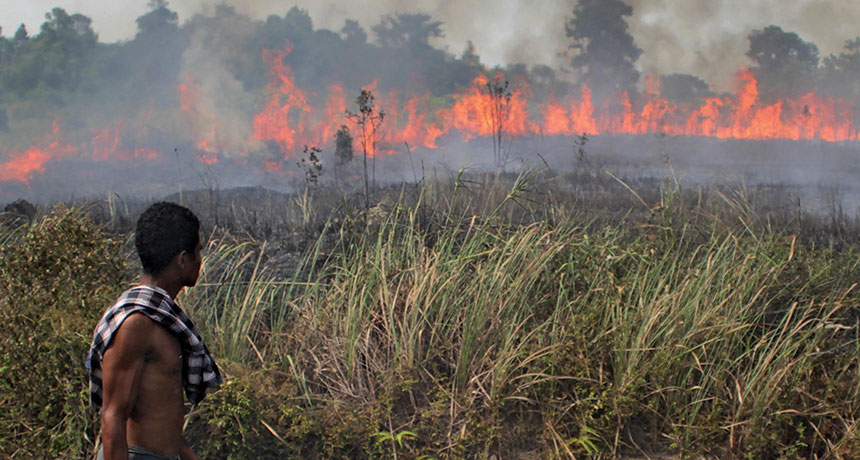
#> input picture dataset_structure/labeled/images/fire.1.png, 860 x 460 px, given in place of viktor-talashuk-Zcqw1XnVnDo-unsplash.jpg, which was not available
$ jupyter execute smokeAugmentation.ipynb
#> lines starting #> are read from the running program, lines starting #| are printed output that depends on the picture; pictures that were not available may be replaced by others from this repository, and a replacement may not be noted
[cell 1]
import numpy as np
import cv2
import sys
from skimage.morphology import disk
from skimage.filters import median

[cell 2]
def patch_ex(ima_dest, ima_src=None, same=False, num_patches=1,
             mode=cv2.NORMAL_CLONE, width_bounds_pct=((0.3,0.7),(0.3,0.7)), min_object_pct=0.25,
             min_overlap_pct=0.25, shift=False, label_mode='continuous', skip_background=None, tol=1, resize=True,
             gamma_params=None, intensity_logistic_params=(1/6, 20),
             resize_bounds=(0.7, 1.3), verbose=True):
  ##### 비율 조정 - factor
    """
    Create a synthetic training example from the given images by pasting/blending random patches.
    Args:
        ima_dest (uint8 numpy array): image with shape (W,H,3) or (W,H,1) where patch should be changed
        ima_src (uint8 numpy array): optional, otherwise use ima_dest as source
        same (bool): use ima_dest as source even if ima_src given
        mode: 'uniform', 'swap', 'mix', cv2.NORMAL_CLONE, or cv2.MIXED_CLONE what blending method to use
             ('mix' is flip a coin between normal and mixed clone)
        num_patches (int): how many patches to add. the method will always attempt to add the first patch,
                    for each subsequent patch it flips a coin
        width_bounds_pct ((float, float), (float, float)): min half-width of patch ((min_dim1, max_dim1), (min_dim2, max_dim2))
        shift (bool): if false, patches in src and dest image have same coords. otherwise random shift
        resize (bool): if true, patch is resampled at random size (within bounds and keeping aspect ratio the same) before blending
        skip_background (int, int) or [(int, int),]: optional, assume background color is first and only interpolate patches
                    in areas where dest or src patch has pixelwise MAD < second from background.
        tol (int): mean abs intensity change required to get positive label
        gamma_params (float, float, float): optional, (shape, scale, left offset) of gamma dist to sample half-width of patch from,
                    otherwise use uniform dist between 0.05 and 0.95
        intensity_logistic_params (float, float): k, x0 of logitistc map for intensity based label
        label_mode: 'binary',
                    'continuous' -- use interpolation factor as label (only when mode is 'uniform'),
                    'intensity' -- use median filtered mean absolute pixelwise intensity difference as label,
                    'logistic-intensity' -- use logistic median filtered of mean absolute pixelwise intensity difference as label,
    """
    if mode == 'mix':
        mode = (cv2.NORMAL_CLONE, cv2.MIXED_CLONE)[np.random.randint(2)]
    ima_src = ima_dest.copy() if same or (ima_src is None) else ima_src

    if skip_background is not None:
        if isinstance(skip_background, tuple):
            skip_background = [skip_background]
        src_object_mask = np.ones_like(ima_src[...,0:1])
        dest_object_mask = np.ones_like(ima_dest[...,0:1])
        for background, threshold in skip_background:
            src_object_mask &= np.uint8(np.abs(ima_src.mean(axis=-1, keepdims=True) - background) > threshold)  ### ima_src의 mean이 treshold보다 낮은 것
            dest_object_mask &= np.uint8(np.abs(ima_dest.mean(axis=-1, keepdims=True) - background) > threshold)
        src_object_mask[...,0] = cv2.medianBlur(src_object_mask[...,0], 7)  # remove grain from threshold choice
        dest_object_mask[...,0] = cv2.medianBlur(dest_object_mask[...,0], 7)  # remove grain from threshold choice  ### 흐리게 만들기
    else:
        src_object_mask = None
        dest_object_mask = None

    # add patches
    mask = np.zeros_like(ima_dest[..., 0:1])  # single channel
    patchex = ima_dest.copy()
    coor_min_dim1, coor_max_dim1, coor_min_dim2, coor_max_dim2 = mask.shape[0] - 1, 0, mask.shape[1] - 1, 0 ### patchex의 좌표
    if label_mode == 'continuous':
        factor = np.random.uniform(0.3, 0.7)

        ##factor = np.random.uniform(0.05, 0.95)
    else:
        factor = 1
    for i in range(num_patches):
        if i == 0 or np.random.randint(2) > 0:  # at least one patch
            # patchex , t , label = _patch_ex(      ## patchex , 좌표값 가져오기
            #     patchex, ima_src, dest_object_mask, src_object_mask, mode, label_mode, shift, resize, width_bounds_pct,
            #     gamma_params, min_object_pct, min_overlap_pct, factor, resize_bounds, verbose)
            patchex, ((_coor_min_dim1, _coor_max_dim1), (_coor_min_dim2, _coor_max_dim2)), patch_mask = _patch_ex(      ## patchex , 좌표값 가져오기
                patchex, ima_src, dest_object_mask, src_object_mask, mode, label_mode, shift, resize, width_bounds_pct,
                gamma_params, min_object_pct, min_overlap_pct, factor, resize_bounds, verbose)
            # if patch_mask is not None:
            #     mask[_coor_min_dim1:_coor_max_dim1,_coor_min_dim2:_coor_max_dim2] = patch_mask
            coor_min_dim1 = min(coor_min_dim1, _coor_min_dim1)
            coor_max_dim1 = max(coor_max_dim1, _coor_max_dim1)
            coor_min_dim2 = min(coor_min_dim2, _coor_min_dim2)
            coor_max_dim2 = max(coor_max_dim2, _coor_max_dim2)

    # [16 lines of commented-out code are left out]

    return patchex,((_coor_min_dim1, _coor_max_dim1), (_coor_min_dim2, _coor_max_dim2)), factor


def _patch_ex(ima_dest, ima_src, dest_object_mask, src_object_mask, mode, label_mode, shift, resize, width_bounds_pct,
              gamma_params, min_object_pct, min_overlap_pct, factor, resize_bounds, verbose):
    skip_background = False ##(src_object_mask is not None) and (dest_object_mask is not None)
    dims = np.array(ima_dest.shape)
    min_width_dim1 = (width_bounds_pct[0][0]*dims[0]).round().astype(int)   ### width_bounds_pct -> 패치 최소 크기
    max_width_dim1 = (width_bounds_pct[0][1]*dims[0]).round().astype(int)
    min_width_dim2 = (width_bounds_pct[1][0]*dims[1]).round().astype(int)
    max_width_dim2 = (width_bounds_pct[1][1]*dims[1]).round().astype(int)

    if gamma_params is not None:
        shape, scale, lower_bound = gamma_params
        #### numpy.clip(array, min, max) -> min보다 작은 값을 min으로, max보다 큰 값을 max로
        patch_width_dim1 = int(np.clip((lower_bound + np.random.gamma(shape, scale)) * dims[0], min_width_dim1, max_width_dim1))
        patch_width_dim2 = int(np.clip((lower_bound + np.random.gamma(shape, scale)) * dims[1], min_width_dim2, max_width_dim2))
    else:   ### patch의 크기설정
        patch_width_dim1 = np.random.randint(min_width_dim1, max_width_dim1)
        patch_width_dim2 = np.random.randint(min_width_dim2, max_width_dim2)

    found_patch = False
    attempts = 0
    while not found_patch:
        center_dim1 = np.random.randint(min_width_dim1, dims[0]-min_width_dim1) ### 중앙값?
        center_dim2 = np.random.randint(min_width_dim2, dims[1]-min_width_dim2)

        coor_min_dim1 = np.clip(center_dim1 - patch_width_dim1, 0, dims[0]) ## 좌표의 min, max값
        coor_min_dim2 = np.clip(center_dim2 - patch_width_dim2, 0, dims[1])
        coor_max_dim1 = np.clip(center_dim1 + patch_width_dim1, 0, dims[0])
        coor_max_dim2 = np.clip(center_dim2 + patch_width_dim2, 0, dims[1])

        patch_mask = np.ones((coor_max_dim1 - coor_min_dim1, coor_max_dim2 - coor_min_dim2, 1), dtype=np.uint8) ## 패치 크기만큼의 mask생성,

        if skip_background:
            background_area = np.sum(patch_mask & src_object_mask[coor_min_dim1:coor_max_dim1, coor_min_dim2:coor_max_dim2])
            found_patch = (background_area / (patch_mask.shape[0] * patch_mask.shape[1]) > min_object_pct) ### min_object_pct비율보다 background area비율이 높아야 패치를 찾은 것
        else:
            found_patch = True
        attempts += 1
        if attempts == 200:
            if verbose:
                print('No suitable patch found.')
            return ima_dest.copy(), ((0,0),(0,0)), None

    src = ima_src[coor_min_dim1:coor_max_dim1, coor_min_dim2:coor_max_dim2]

    height, width, _ = src.shape
    if resize:
        lb, ub = resize_bounds
        scale = np.clip(np.random.normal(1, 0.5), lb, ub)
        new_height = np.clip(scale * height, min_width_dim1, max_width_dim1)
        new_width = np.clip(int(new_height / height * width), min_width_dim2, max_width_dim2)
        new_height = np.clip(int(new_width / width * height), min_width_dim1, max_width_dim1)  # in case there was clipping
        if src.shape[2] == 1:  # grayscale
            src = cv2.resize(src[..., 0], (new_width, new_height))
            src = src[...,None]
        else:
            src = cv2.resize(src, (new_width, new_height))
        height, width, _ = src.shape
        patch_mask = cv2.resize(patch_mask[...,0], (width, height))
        patch_mask = patch_mask[...,None]

    if skip_background:
        src_object_mask = cv2.resize(src_object_mask[coor_min_dim1:coor_max_dim1, coor_min_dim2:coor_max_dim2, 0], (width, height))
        src_object_mask = src_object_mask[...,None]

    # sample destination location and size
    if shift:
        found_center = False
        attempts = 0
        while not found_center:
            center_dim1 = np.random.randint(height//2 + 1, ima_dest.shape[0] - height//2 - 1)
            center_dim2 = np.random.randint(width//2 + 1, ima_dest.shape[1] - width//2 - 1)
            coor_min_dim1, coor_max_dim1 = center_dim1 - height//2, center_dim1 + (height+1)//2
            coor_min_dim2, coor_max_dim2 = center_dim2 - width//2, center_dim2 + (width+1)//2

            if skip_background:
                src_and_dest = dest_object_mask[coor_min_dim1:coor_max_dim1, coor_min_dim2:coor_max_dim2] & src_object_mask & patch_mask
                src_or_dest = (dest_object_mask[coor_min_dim1:coor_max_dim1, coor_min_dim2:coor_max_dim2] | src_object_mask) & patch_mask
                found_center = (np.sum(src_object_mask) / (patch_mask.shape[0] * patch_mask.shape[1]) > min_object_pct and    # contains object
                            np.sum(src_and_dest) / np.sum(src_object_mask) > min_overlap_pct)                    # object overlaps src object
            else:
                found_center = True
            attempts += 1
            if attempts == 200:
                if verbose:
                    print('No suitable center found. Dims were:', width, height)
                return ima_dest.copy(), ((0,0),(0,0)), None

    # blend
    if skip_background:
        patch_mask &= src_object_mask | dest_object_mask[coor_min_dim1:coor_max_dim1, coor_min_dim2:coor_max_dim2]

    if mode == 'swap':
        patchex = ima_dest.copy()
        before = patchex[coor_min_dim1:coor_max_dim1, coor_min_dim2:coor_max_dim2]
        patchex[coor_min_dim1:coor_max_dim1, coor_min_dim2:coor_max_dim2] -= patch_mask * before
        patchex[coor_min_dim1:coor_max_dim1, coor_min_dim2:coor_max_dim2] += patch_mask * src
    elif mode == 'uniform':
        patchex = 1.0 * ima_dest
        before = patchex[coor_min_dim1:coor_max_dim1, coor_min_dim2:coor_max_dim2]
        patchex[coor_min_dim1:coor_max_dim1, coor_min_dim2:coor_max_dim2] -= factor * patch_mask * before
        patchex[coor_min_dim1:coor_max_dim1, coor_min_dim2:coor_max_dim2] += factor * patch_mask * src
        patchex = np.uint8(np.floor(patchex))
    elif mode in [cv2.NORMAL_CLONE, cv2.MIXED_CLONE]:  # poisson interpolation
        int_factor = np.uint8(np.ceil(factor * 255))
        # add background to patchmask to avoid artefacts
        if skip_background:
            patch_mask_scaled = int_factor * (patch_mask | ((1 - src_object_mask) & (1 - dest_object_mask[coor_min_dim1:coor_max_dim1, coor_min_dim2:coor_max_dim2])))
        else:
            patch_mask_scaled = int_factor * patch_mask
        patch_mask_scaled[0], patch_mask_scaled[-1], patch_mask_scaled[:,0], patch_mask_scaled[:,-1] = 0, 0, 0, 0  # zero border to avoid artefacts
        center = (coor_max_dim2 - (coor_max_dim2 - coor_min_dim2) // 2, coor_min_dim1 + (coor_max_dim1 - coor_min_dim1) // 2)  # height dim first
        if np.sum(patch_mask_scaled > 0) < 50:  # cv2 seamlessClone will fail if positive mask area is too small
            return ima_dest.copy(), ((0,0),(0,0)), None
        try:
            if ima_dest.shape[2] == 1:  # grayscale
                # pad to 3 channels as that's what OpenCV expects
                src_3 = np.concatenate((src, np.zeros_like(src), np.zeros_like(src)), axis=2)
                ima_dest_3 = np.concatenate((ima_dest, np.zeros_like(ima_dest), np.zeros_like(ima_dest)), axis=2)
                patchex = cv2.seamlessClone(src_3, ima_dest_3, patch_mask_scaled, center, mode)
                patchex = patchex[...,0:1]  # extract first channel
            else:  # RGB
                patchex = cv2.seamlessClone(src, ima_dest, patch_mask_scaled, center, mode)
        except cv2.error as e:
            print('WARNING, tried bad interpolation mask and got:', e)
            return ima_dest.copy(), ((0,0),(0,0)), None
    else:
        raise ValueError("mode not supported" + str(mode))

    return patchex, ((coor_min_dim1, coor_max_dim1), (coor_min_dim2, coor_max_dim2)), patch_mask

[cell 3]
from  matplotlib import pyplot as plt
import cv2

smoke = cv2.imread("/content/viktor-talashuk-Zcqw1XnVnDo-unsplash.jpg")
#> smoke is the input picture: shape (460, 860, 3); mean B, G, R 92.5, 101.1, 110.2
fire = cv2.imread("/content/fire.23.png")
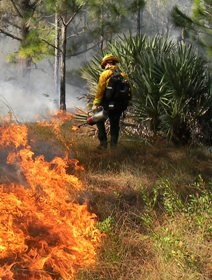
#> input picture dataset_structure/labeled/images/fire.23.png, 212 x 280 px, found by its file name
#> fire is the input picture: shape (280, 212, 3); mean B, G, R 62, 96.6, 125.2

smoke_resized = cv2.resize(smoke ,(fire.shape[0] * 2 , fire.shape[1] * 2 ))
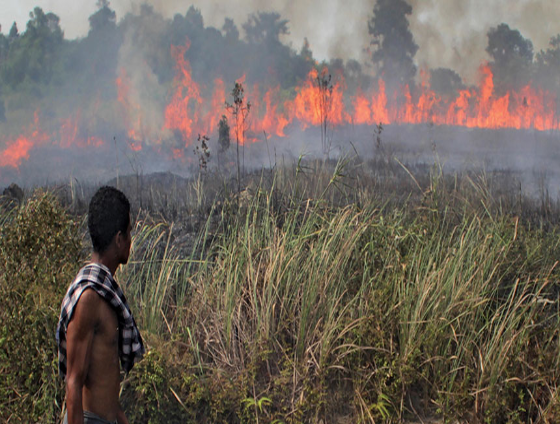
#> smoke_resized: shape (424, 560, 3); mean B, G, R 92.4, 101, 110.1


plt.axis("off")
plt.imshow(cv2.cvtColor(smoke, cv2.COLOR_BGR2RGB))

[cell 4]
plt.imshow(cv2.cvtColor(fire, cv2.COLOR_BGR2RGB))

[cell 5]
x , t , label  = patch_ex(ima_dest = fire, ima_src=smoke_resized, same=False, num_patches=1,
             mode=cv2.NORMAL_CLONE, width_bounds_pct=((0.3,0.7),(0.3,0.7)), min_object_pct=0.25,
             min_overlap_pct=0.25, shift=False, label_mode='continuous', skip_background=None, tol=1, resize=True,
             gamma_params=None, intensity_logistic_params=(1/6, 20),
             resize_bounds=(0.7, 1.3), verbose=True)
#> the loop in patch_ex, `for i in range(num_patches):` made 1 pass
#> (coor_min_dim1, coor_max_dim1, coor_min_dim2, coor_max_dim2) on pass 1: (3, 280, 0, 204)
#> pass 1, in _patch_ex, `src = ima_src[coor_min_dim1:coor_max_dim1, coor_min_dim2:coor_max_dim2]`:
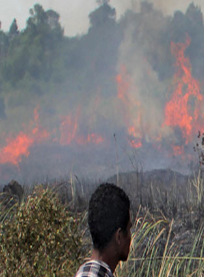
#> src: shape (277, 204, 3); mean B, G, R 113.2, 112.7, 115.7
#> pass 1, in _patch_ex, `src = cv2.resize(src, (new_width, new_height))`:
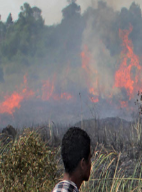
#> src: shape (192, 142, 3); mean B, G, R 113.1, 112.6, 115.6
#> pass 1, in _patch_ex, `patchex = cv2.seamlessClone(src, ima_dest, patch_mask_scaled, center, ..`:
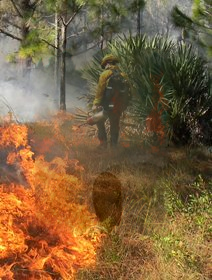
#> patchex: shape (280, 212, 3); mean B, G, R 62, 96.9, 124.9
#> t = ((3, 280), (0, 204)); label = 0.52

[cell 6]
plt.imshow(cv2.cvtColor(x, cv2.COLOR_BGR2RGB))

[cell 7]
label
#> Out = 0.52

[cell 8]
cv2.imwrite('./test.png',x)
#> Out = True
